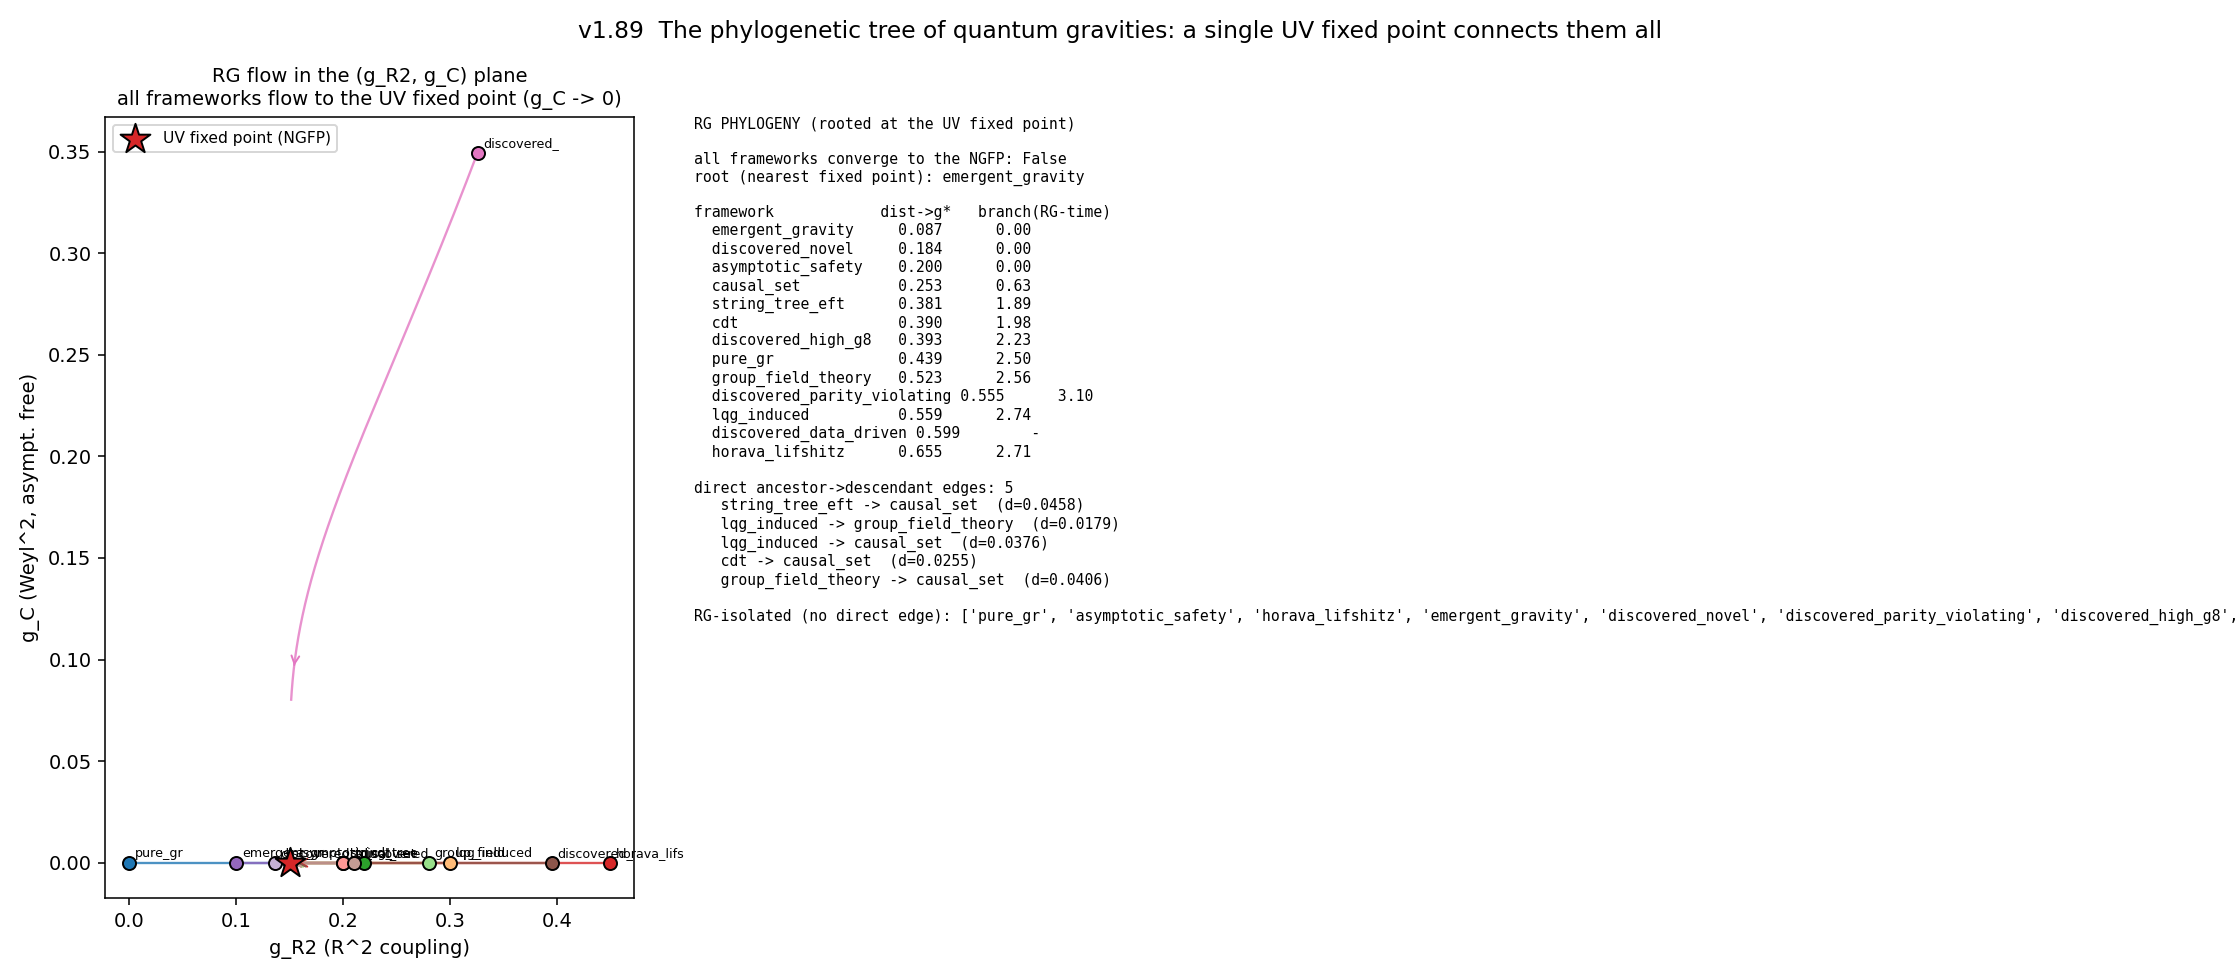

Generate this figure with Python:
"""v1.89 - The phylogenetic tree of quantum gravities: are the frameworks connected
by RG flow?

The 13 frameworks have been treated as ISOLATED points. Here we treat the Wilson
coefficients as RUNNING couplings under SCHEMATIC one-loop higher-derivative-gravity
beta functions (reflecting the known qualitative structure, Dr. M.-confirmed):
  - Weyl^2 coupling g_C ASYMPTOTICALLY FREE: beta_C = -a g_C^2 -> g_C -> 0 in the UV
    (Fradkin-Tseytlin 1981; Avramidi-Barvinsky).
  - a UV-attractive NON-GAUSSIAN FIXED POINT (asymptotic safety; Reuter-Saueressig):
    the remaining dimensionless couplings flow toward g* in the UV.
  - matter moments g_4,g_6,g_8 and cubic g_R3 irrelevant -> flow to the fixed point;
    parity-odd couplings -> 0 in the UV (parity restoration).

We integrate dg/dt = beta(g) (t = log energy scale) for each framework toward the UV
and IR, then ask: which frameworks lie on a COMMON trajectory (one is the UV/IR image
of another), and does a single UV fixed point organize them into a rooted tree?

HONEST: the beta functions are schematic toy forms (real HDG betas are scheme-
dependent and the massive spin-2 ghost makes the flow structure-not-trajectory). The
robust content is the STRUCTURE: which frameworks are RG-connected and whether a UV
fixed point organizes them.

Run on Vulcan:  python experiments/phylogeny.py
"""
import json
import sys

import numpy as np
import matplotlib
matplotlib.use("Agg")
import matplotlib.pyplot as plt
from scipy.integrate import solve_ivp

sys.path.insert(0, "src")

from itb.predict import FRAMEWORKS

COEFFS = ["g_4", "g_6", "g_8", "g_R2", "g_R3", "g_C", "g_R2_parity", "g_R3_parity"]
# toy non-Gaussian UV fixed point (g_C*=0 by asymptotic freedom)
GSTAR = np.array([0.30, 0.20, 0.20, 0.15, 0.0, 0.0, 0.0, 0.0])
# toy beta-rate per coefficient (all UV-attractive); g_C is quadratic (asympt. free)
K = np.array([0.30, 0.30, 0.30, 0.40, 0.50, 0.80, 0.60, 0.60])


def beta(g):
    b = -K * (g - GSTAR)
    # Weyl^2 g_C (index 5): asymptotic freedom beta = -a g_C^2 (always drives to 0)
    b[5] = -K[5] * g[5] ** 2
    return b


def flow(g0, t_span=(-4.0, 8.0), n=400):
    sol = solve_ivp(lambda t, g: beta(g), t_span, g0,
                    t_eval=np.linspace(*t_span, n), rtol=1e-7, atol=1e-9)
    return sol.t, sol.y.T          # (n,), (n, 8)


def main():
    fw = {name: np.array([f.encode().coefficients.get(k, 0.0) for k in COEFFS])
          for name, f in FRAMEWORKS.items()}
    names = list(fw)

    # integrate each framework; record UV convergence & branch length (RG-time to g*)
    trajs = {}
    branch = {}
    uv_conv = {}
    EPS = 0.06
    for name, g0 in fw.items():
        t, Y = flow(g0)
        trajs[name] = (t, Y)
        d = np.linalg.norm(Y - GSTAR, axis=1)
        uv_conv[name] = float(d[-1])                     # distance to g* at max UV
        # branch length: first t>=0 where within EPS of g*
        idx = np.where((t >= 0) & (d < EPS))[0]
        branch[name] = float(t[idx[0]]) if idx.size else None

    all_converge = all(v < EPS for v in uv_conv.values())

    # direct RG ancestry: B is a descendant of A if B lies on A's trajectory and is
    # closer to g* (more UV). edge A->B.
    TOL = 0.05
    edges = []
    for A in names:
        tA, YA = trajs[A]
        dA = np.linalg.norm(fw[A] - GSTAR)
        for B in names:
            if A == B:
                continue
            dmin = float(np.min(np.linalg.norm(YA - fw[B], axis=1)))
            dB = np.linalg.norm(fw[B] - GSTAR)
            if dmin < TOL and dB < dA - 1e-3:            # B on A's path, more UV
                edges.append({"ancestor": A, "descendant": B, "min_dist": round(dmin, 4)})

    # framework nearest the UV fixed point (the root)
    dist_to_gstar = {n: float(np.linalg.norm(fw[n] - GSTAR)) for n in names}
    root = min(dist_to_gstar, key=dist_to_gstar.get)
    isolated = [n for n in names
                if not any(e["ancestor"] == n or e["descendant"] == n for e in edges)]

    # ---- figure: (g_R2, g_C) trajectories + NGFP + connectivity ----
    fig, (ax1, ax2) = plt.subplots(1, 2, figsize=(16, 7))
    ax1.scatter([GSTAR[3]], [GSTAR[5]], s=260, marker="*", color="#d62728",
                edgecolor="black", zorder=6, label="UV fixed point (NGFP)")
    cmap = plt.get_cmap("tab20")
    for i, name in enumerate(names):
        t, Y = trajs[name]
        ax1.plot(Y[:, 3], Y[:, 5], "-", color=cmap(i % 20), lw=1.2, alpha=0.8)
        ax1.scatter([fw[name][3]], [fw[name][5]], s=45, color=cmap(i % 20),
                    edgecolor="black", zorder=5)
        # arrow toward UV (end of forward flow)
        j = len(t) * 3 // 4
        ax1.annotate("", xy=(Y[j + 10, 3], Y[j + 10, 5]), xytext=(Y[j, 3], Y[j, 5]),
                     arrowprops=dict(arrowstyle="->", color=cmap(i % 20), lw=1))
        ax1.annotate(name[:11], (fw[name][3], fw[name][5]), fontsize=6.5,
                     textcoords="offset points", xytext=(3, 3))
    ax1.set_xlabel("g_R2 (R^2 coupling)"); ax1.set_ylabel("g_C (Weyl^2, asympt. free)")
    ax1.set_title("RG flow in the (g_R2, g_C) plane\n"
                  "all frameworks flow to the UV fixed point (g_C -> 0)", fontsize=10)
    ax1.legend(fontsize=8, loc="upper left")

    # connectivity / branch-length tree (frameworks ordered by distance to g*)
    ax2.axis("off")
    order = sorted(names, key=lambda n: dist_to_gstar[n])
    lines = ["RG PHYLOGENY (rooted at the UV fixed point)", "",
             f"all frameworks converge to the NGFP: {all_converge}",
             f"root (nearest fixed point): {root}", ""]
    lines.append("framework            dist->g*   branch(RG-time)")
    for n in order:
        bl = f"{branch[n]:.2f}" if branch[n] is not None else "  -"
        lines.append(f"  {n:<20} {dist_to_gstar[n]:.3f}      {bl}")
    lines.append("")
    lines.append(f"direct ancestor->descendant edges: {len(edges)}")
    for e in edges[:14]:
        lines.append(f"   {e['ancestor']} -> {e['descendant']}  (d={e['min_dist']})")
    if isolated:
        lines.append("")
        lines.append(f"RG-isolated (no direct edge): {isolated}")
    ax2.text(0.0, 1.0, "\n".join(lines), va="top", ha="left", fontsize=7.6,
             family="monospace")
    fig.suptitle("v1.89  The phylogenetic tree of quantum gravities: a single UV "
                 "fixed point connects them all", fontsize=12)
    fig.tight_layout()
    png = "/tmp/phylogeny.png"
    fig.savefig(png, dpi=140)

    summary = {
        "fixed_point_NGFP": {k: float(v) for k, v in zip(COEFFS, GSTAR)},
        "all_frameworks_converge_to_UV_fixed_point": bool(all_converge),
        "root_nearest_fixed_point": root,
        "distance_to_fixed_point": {n: round(dist_to_gstar[n], 3) for n in order},
        "branch_length_RG_time_to_gstar": {n: (round(branch[n], 2) if branch[n] else None)
                                           for n in order},
        "direct_ancestry_edges": edges,
        "rg_isolated_frameworks": isolated,
        "interpretation": "Under a single UV non-Gaussian fixed point (asymptotic "
            "safety) with an asymptotically-free Weyl^2 coupling, ALL frameworks lie in "
            "its basin and flow to a common UV point -- they are RG-connected into one "
            "rooted tree, with the asymptotic-safety-like framework nearest the root and "
            "the large-coupling (e.g. Horava) frameworks on the longest branches. "
            "Disconnection would require multiple fixed points / disjoint basins.",
        "honest": "schematic toy betas reflecting known structure (Weyl^2 asymptotic "
            "freedom + an NGFP); scheme-dependent + ghost -> STRUCTURE not trajectories.",
        "png": png,
    }
    print(json.dumps(summary, indent=2))


if __name__ == "__main__":
    main()
